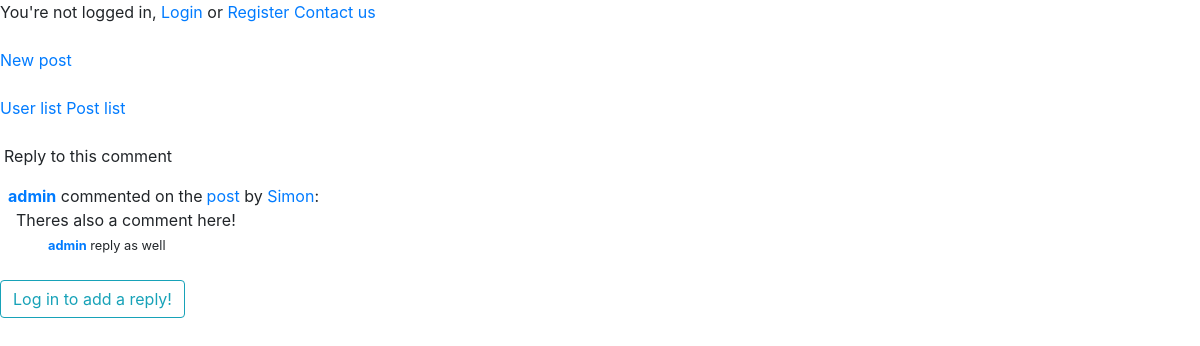
Page /posts/comments/3 on the committed database.
### posts/models.py (models this page shows, shortened)
class Comment(models.Model):
    post = models.ForeignKey(Post, on_delete=models.CASCADE, blank=True, null=True, related_name='comments')
    author = models.ForeignKey(User, on_delete=models.SET_NULL, null=True)
    parent = models.ForeignKey('self', on_delete=models.SET_NULL, null=True, blank=True)
    created = models.DateTimeField(auto_now_add=True, blank=True)
    text = models.CharField(max_length=420)
    def children(self):  # replies
        return Comment.objects.filter(parent=self)
    class Meta:
        ordering = ('created',)

class Post(models.Model):
    author = models.ForeignKey(User, on_delete=models.SET_NULL, null=True)
    title = models.CharField(max_length=120)
    text = models.TextField(max_length=1200)
    created = models.DateField(default=django.utils.timezone.now)
    slug = models.SlugField(blank=True, null=True)
    class Meta:
        ordering = ('created',)

### posts/views.py (the view, shortened to what this page needs)
# urls.py: path('comments/<int:pk>', CommentDetailView.as_view(), name='comment-detail'),
class CommentDetailView(SuccessMessageMixin, DetailView):
    model = Comment
    success_message = 'Your reply has been added.'
    def get_context_data(self, **kwargs):
        context = super().get_context_data(**kwargs)
        comment_replies = Comment.objects.filter(comment=self.get_object()).order_by('-created')
        post = Post.objects.get(comments=self.get_object())
        context['post'] = post
        context['replies'] = comment_replies
        if self.request.user.is_authenticated:
            context['comment_reply_form'] = CommentForm(instance=self.request.user)
        return context

### posts/templates/posts/comment_detail.html
{% extends 'base.html' %}
{% block content %}
    {% include 'navbar.html' %}
    <p class="ml-1">Reply to this comment</p>
    <a class='ml-2' href="{% url 'user-detail' comment.author.slug %}"><b>{{ comment.author }}</b></a> commented on the<a class="ml-1" href="{% url 'post-detail' post.id post.slug %}">post</a> by <a href="{% url 'user-detail' post.author.profile.slug %}">{{ post.author }}</a>:
    <p class='ml-3 mb-0'>{{ comment.text }}</p>
    {% for reply in comment.children %}
        <small><a class="ml-5" href="{% url 'user-detail' reply.author.slug %}"><b>{{ reply.author }}</b></a> {{ reply.text }}</small><br>
    {% endfor %}<br>
    {% if user.is_authenticated %}
        <form method="POST">
            {% csrf_token %}
            {{ comment_reply_form }}
            <input type="submit" value="Reply">
        </form>
    {% else %}
        <a class="btn btn-outline-info" href="{% url 'login' %}?next={{request.path}}">Log in to add a reply!</a><br>
    {% endif %}
{% endblock %}

### rows in the picture
Comment: author "admin", text "Theres also a comment here!"
Post: author "Simon"
Comment: author "admin", text "reply as well"
